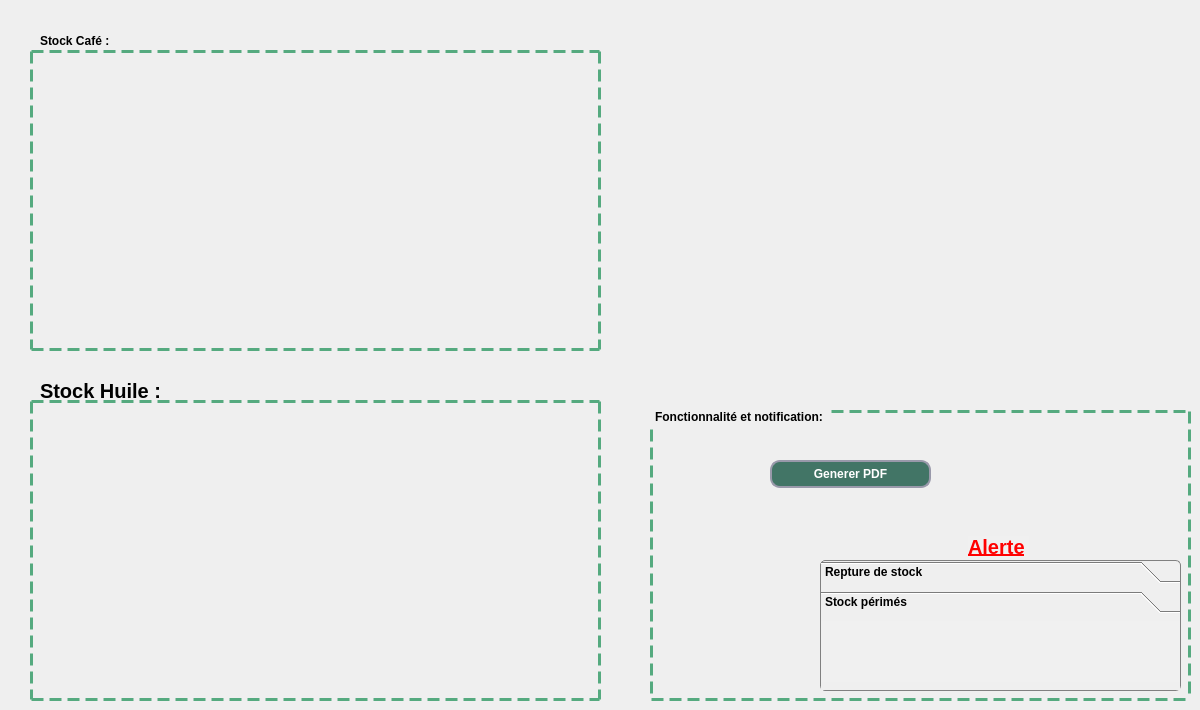
     <widget class="QWidget" name="tab">
      <attribute name="title">
       <string>Etude_stock</string>
      </attribute>
      <widget class="QLabel" name="label_2">
       <property name="geometry">
        <rect>
         <x>40</x>
         <y>30</y>
         <width>271</width>
         <height>21</height>
        </rect>
       </property>
       <property name="styleSheet">
        <string notr="true">QLabel{
font: 75 15pt &quot;MS Shell Dlg 2&quot;;
font-weight: bold;}
</string>
       </property>
       <property name="text">
        <string>Stock Café :</string>
       </property>
      </widget>
      <widget class="QLabel" name="label_3">
       <property name="geometry">
        <rect>
         <x>40</x>
         <y>380</y>
         <width>191</width>
         <height>21</height>
        </rect>
       </property>
       <property name="font">
        <font>
         <family>MS Shell Dlg 2</family>
         <pointsize>15</pointsize>
         <weight>75</weight>
         <italic>false</italic>
         <bold>true</bold>
        </font>
       </property>
       <property name="styleSheet">
        <string notr="true">QLabel{
font: 75 15pt &quot;MS Shell Dlg 2&quot;;
font-weight: bold;}
</string>
       </property>
       <property name="text">
        <string>Stock Huile :</string>
       </property>
      </widget>
      <widget class="QGroupBox" name="groupBox_2">
       <property name="geometry">
        <rect>
         <x>650</x>
         <y>410</y>
         <width>541</width>
         <height>291</height>
        </rect>
       </property>
       <property name="styleSheet">
        <string notr="true">QGroupBox {
    border: 3px dashed rgb(85, 170, 127);
    margin-top: 1ex; /* leave space at the top for the title */
font: 75 9pt &quot;MS Shell Dlg 2&quot;;
font-weight: bold;
}

QGroupBox::title {
    subcontrol-origin: margin;
    padding: 0 3px;
}</string>
       </property>
       <property name="title">
        <string>Fonctionnalité et notification:</string>
       </property>
       <widget class="QPushButton" name="pushButton_4">
        <property name="geometry">
         <rect>
          <x>120</x>
          <y>50</y>
          <width>161</width>
          <height>28</height>
         </rect>
        </property>
        <property name="styleSheet">
         <string notr="true">QPushButton{
 background: rgb(66, 117, 102);
border-radius:10px;
border-style:solid;
border-width:2px;
border-color:#9999aa;
color:white;
font: 75 8pt &quot;MS Shell Dlg 2&quot;;
font-weight: bold;
}
QPushButton:enabled{
 background-color: rgb(66, 117, 102);
color:white;
}

QPushButton:pressed{
 background-color: qlineargradient(spread:pad, x1:0.5, y1:0.0342727, x2:0.5, y2:1, stop:0 rgba(0, 255, 255, 255), stop:1 rgba(255, 255, 255, 255));
color:#fffffe;
}

QPushButton:hover:!pressed{
 background-color:   rgb(221,222,217);
color:#0c2f70;
}

QPushButton:disabled{
background-color:rgb(66, 117, 102);
color:#ffffff;
}
</string>
        </property>
        <property name="text">
         <string>Generer PDF</string>
        </property>
       </widget>
       <widget class="QLabel" name="label_16">
        <property name="geometry">
         <rect>
          <x>30</x>
          <y>30</y>
          <width>61</width>
          <height>61</height>
         </rect>
        </property>
        <property name="text">
         <string/>
        </property>
        <property name="pixmap">
         <pixmap>../../Downloads/331585408_556456159849722_8965214278401908655_n (1).png</pixmap>
        </property>
        <property name="scaledContents">
         <bool>true</bool>
        </property>
       </widget>
       <widget class="QToolBox" name="toolBox_2">
        <property name="geometry">
         <rect>
          <x>170</x>
          <y>150</y>
          <width>361</width>
          <height>131</height>
         </rect>
        </property>
        <property name="palette">
         <palette>
          <active>
           <colorrole role="Button">
            <brush brushstyle="LinearGradientPattern">
             <gradient startx="0.000000000000000" starty="0.000000000000000" endx="1.000000000000000" endy="0.000000000000000" type="LinearGradient" spread="PadSpread" coordinatemode="ObjectBoundingMode">
              <gradientstop position="0.000000000000000">
               <color alpha="255">
                <red>225</red>
                <green>225</green>
                <blue>225</blue>
               </color>
              </gradientstop>
              <gradientstop position="0.400000000000000">
               <color alpha="255">
                <red>221</red>
                <green>221</green>
                <blue>221</blue>
               </color>
              </gradientstop>
              <gradientstop position="0.500000000000000">
               <color alpha="255">
                <red>216</red>
                <green>216</green>
                <blue>216</blue>
               </color>
              </gradientstop>
              <gradientstop position="1.000000000000000">
               <color alpha="255">
                <red>211</red>
                <green>211</green>
                <blue>211</blue>
               </color>
              </gradientstop>
             </gradient>
            </brush>
           </colorrole>
           <colorrole role="Base">
            <brush brushstyle="LinearGradientPattern">
             <gradient startx="0.000000000000000" starty="0.000000000000000" endx="1.000000000000000" endy="0.000000000000000" type="LinearGradient" spread="PadSpread" coordinatemode="ObjectBoundingMode">
              <gradientstop position="0.000000000000000">
               <color alpha="255">
                <red>225</red>
                <green>225</green>
                <blue>225</blue>
               </color>
              </gradientstop>
              <gradientstop position="0.400000000000000">
               <color alpha="255">
                <red>221</red>
                <green>221</green>
                <blue>221</blue>
               </color>
              </gradientstop>
              <gradientstop position="0.500000000000000">
               <color alpha="255">
                <red>216</red>
                <green>216</green>
                <blue>216</blue>
               </color>
              </gradientstop>
              <gradientstop position="1.000000000000000">
               <color alpha="255">
                <red>211</red>
                <green>211</green>
                <blue>211</blue>
               </color>
              </gradientstop>
             </gradient>
            </brush>
           </colorrole>
           <colorrole role="Window">
            <brush brushstyle="LinearGradientPattern">
             <gradient startx="0.000000000000000" starty="0.000000000000000" endx="1.000000000000000" endy="0.000000000000000" type="LinearGradient" spread="PadSpread" coordinatemode="ObjectBoundingMode">
              <gradientstop position="0.000000000000000">
               <color alpha="255">
                <red>225</red>
                <green>225</green>
                <blue>225</blue>
               </color>
              </gradientstop>
              <gradientstop position="0.400000000000000">
               <color alpha="255">
                <red>221</red>
                <green>221</green>
                <blue>221</blue>
               </color>
              </gradientstop>
              <gradientstop position="0.500000000000000">
               <color alpha="255">
                <red>216</red>
                <green>216</green>
                <blue>216</blue>
               </color>
              </gradientstop>
              <gradientstop position="1.000000000000000">
               <color alpha="255">
                <red>211</red>
                <green>211</green>
                <blue>211</blue>
               </color>
              </gradientstop>
             </gradient>
            </brush>
           </colorrole>
          </active>
          <inactive>
           <colorrole role="Button">
            <brush brushstyle="LinearGradientPattern">
             <gradient startx="0.000000000000000" starty="0.000000000000000" endx="1.000000000000000" endy="0.000000000000000" type="LinearGradient" spread="PadSpread" coordinatemode="ObjectBoundingMode">
              <gradientstop position="0.000000000000000">
               <color alpha="255">
                <red>225</red>
                <green>225</green>
                <blue>225</blue>
               </color>
              </gradientstop>
              <gradientstop position="0.400000000000000">
               <color alpha="255">
                <red>221</red>
                <green>221</green>
                <blue>221</blue>
               </color>
              </gradientstop>
              <gradientstop position="0.500000000000000">
               <color alpha="255">
                <red>216</red>
                <green>216</green>
                <blue>216</blue>
               </color>
              </gradientstop>
              <gradientstop position="1.000000000000000">
               <color alpha="255">
                <red>211</red>
                <green>211</green>
                <blue>211</blue>
               </color>
              </gradientstop>
             </gradient>
            </brush>
           </colorrole>
           <colorrole role="Base">
            <brush brushstyle="LinearGradientPattern">
             <gradient startx="0.000000000000000" starty="0.000000000000000" endx="1.000000000000000" endy="0.000000000000000" type="LinearGradient" spread="PadSpread" coordinatemode="ObjectBoundingMode">
              <gradientstop position="0.000000000000000">
               <color alpha="255">
                <red>225</red>
                <green>225</green>
                <blue>225</blue>
               </color>
              </gradientstop>
              <gradientstop position="0.400000000000000">
               <color alpha="255">
                <red>221</red>
                <green>221</green>
                <blue>221</blue>
               </color>
              </gradientstop>
              <gradientstop position="0.500000000000000">
               <color alpha="255">
                <red>216</red>
                <green>216</green>
                <blue>216</blue>
               </color>
              </gradientstop>
              <gradientstop position="1.000000000000000">
               <color alpha="255">
                <red>211</red>
                <green>211</green>
                <blue>211</blue>
               </color>
              </gradientstop>
             </gradient>
            </brush>
           </colorrole>
           <colorrole role="Window">
            <brush brushstyle="LinearGradientPattern">
             <gradient startx="0.000000000000000" starty="0.000000000000000" endx="1.000000000000000" endy="0.000000000000000" type="LinearGradient" spread="PadSpread" coordinatemode="ObjectBoundingMode">
              <gradientstop position="0.000000000000000">
               <color alpha="255">
                <red>225</red>
                <green>225</green>
                <blue>225</blue>
               </color>
              </gradientstop>
              <gradientstop position="0.400000000000000">
               <color alpha="255">
                <red>221</red>
                <green>221</green>
                <blue>221</blue>
               </color>
              </gradientstop>
              <gradientstop position="0.500000000000000">
               <color alpha="255">
                <red>216</red>
                <green>216</green>
                <blue>216</blue>
               </color>
              </gradientstop>
              <gradientstop position="1.000000000000000">
               <color alpha="255">
                <red>211</red>
                <green>211</green>
                <blue>211</blue>
               </color>
              </gradientstop>
             </gradient>
            </brush>
           </colorrole>
          </inactive>
          <disabled>
           <colorrole role="Button">
            <brush brushstyle="LinearGradientPattern">
             <gradient startx="0.000000000000000" starty="0.000000000000000" endx="1.000000000000000" endy="0.000000000000000" type="LinearGradient" spread="PadSpread" coordinatemode="ObjectBoundingMode">
              <gradientstop position="0.000000000000000">
               <color alpha="255">
                <red>225</red>
                <green>225</green>
                <blue>225</blue>
               </color>
              </gradientstop>
              <gradientstop position="0.400000000000000">
               <color alpha="255">
                <red>221</red>
                <green>221</green>
                <blue>221</blue>
               </color>
              </gradientstop>
              <gradientstop position="0.500000000000000">
               <color alpha="255">
                <red>216</red>
                <green>216</green>
                <blue>216</blue>
               </color>
              </gradientstop>
              <gradientstop position="1.000000000000000">
               <color alpha="255">
                <red>211</red>
                <green>211</green>
                <blue>211</blue>
               </color>
              </gradientstop>
             </gradient>
            </brush>
           </colorrole>
           <colorrole role="Base">
            <brush brushstyle="LinearGradientPattern">
             <gradient startx="0.000000000000000" starty="0.000000000000000" endx="1.000000000000000" endy="0.000000000000000" type="LinearGradient" spread="PadSpread" coordinatemode="ObjectBoundingMode">
              <gradientstop position="0.000000000000000">
               <color alpha="255">
                <red>225</red>
                <green>225</green>
                <blue>225</blue>
               </color>
              </gradientstop>
              <gradientstop position="0.400000000000000">
               <color alpha="255">
                <red>221</red>
                <green>221</green>
                <blue>221</blue>
               </color>
              </gradientstop>
              <gradientstop position="0.500000000000000">
               <color alpha="255">
                <red>216</red>
                <green>216</green>
                <blue>216</blue>
               </color>
              </gradientstop>
              <gradientstop position="1.000000000000000">
               <color alpha="255">
                <red>211</red>
                <green>211</green>
                <blue>211</blue>
               </color>
              </gradientstop>
             </gradient>
            </brush>
           </colorrole>
           <colorrole role="Window">
            <brush brushstyle="LinearGradientPattern">
             <gradient startx="0.000000000000000" starty="0.000000000000000" endx="1.000000000000000" endy="0.000000000000000" type="LinearGradient" spread="PadSpread" coordinatemode="ObjectBoundingMode">
              <gradientstop position="0.000000000000000">
               <color alpha="255">
                <red>225</red>
                <green>225</green>
                <blue>225</blue>
               </color>
              </gradientstop>
              <gradientstop position="0.400000000000000">
               <color alpha="255">
                <red>221</red>
                <green>221</green>
                <blue>221</blue>
               </color>
              </gradientstop>
              <gradientstop position="0.500000000000000">
               <color alpha="255">
                <red>216</red>
                <green>216</green>
                <blue>216</blue>
               </color>
              </gradientstop>
              <gradientstop position="1.000000000000000">
               <color alpha="255">
                <red>211</red>
                <green>211</green>
                <blue>211</blue>
               </color>
              </gradientstop>
             </gradient>
            </brush>
           </colorrole>
          </disabled>
         </palette>
        </property>
        <property name="font">
         <font>
          <weight>75</weight>
          <bold>true</bold>
          <underline>false</underline>
          <strikeout>false</strikeout>
          <kerning>true</kerning>
         </font>
        </property>
        <property name="mouseTracking">
         <bool>false</bool>
        </property>
        <property name="tabletTracking">
         <bool>false</bool>
        </property>
        <property name="styleSheet">
         <string notr="true">QToolBox {
background: qlineargradient(x1:0, y1:0, x2:1, y2:0,
stop:0 #E1E1E1, stop: 0.4 #DDDDDD,
stop: 0.5 #D8D8D8, stop: 1.0 #D3D3D3);
border: 1px solid gray;
border-radius: 5px;

}

QToolBox ::hover {
background: #d0d0d0;
}
QToolBox ::pressed {
 background: rgb(66, 117, 102);
}

QToolBox ::down-arrow {
width: 0;
height: 0;
border-style: solid;
border-width: 6px 6px 0 6px;
border-color: gray transparent transparent transparent;
}
QToolBox ::drop-down {
subcontrol-origin: padding;
subcontrol-position: top right;
width: 20px;
border-left-width: 1px;
border-left-color: gray;
border-left-style: solid;
border-top-right-radius: 3px;
border-bottom-right-radius: 3px;
background: qlineargradient(x1: 0, y1: 0, x2: 1, y2: 1, stop: 0 #f0f0f0, stop: 1 #d8d8d8);

}


</string>
        </property>
        <property name="currentIndex">
         <number>1</number>
        </property>
        <property name="tabSpacing">
         <number>8</number>
        </property>
        <widget class="QWidget" name="page_13">
         <property name="geometry">
          <rect>
           <x>0</x>
           <y>0</y>
           <width>359</width>
           <height>65</height>
          </rect>
         </property>
         <attribute name="label">
          <string>Repture de stock</string>
         </attribute>
         <widget class="QLabel" name="label_37">
          <property name="geometry">
           <rect>
            <x>300</x>
            <y>0</y>
            <width>61</width>
            <height>61</height>
           </rect>
          </property>
          <property name="styleSheet">
           <string notr="true">QLabel{
	background: rgb(240, 240, 240);
	}</string>
          </property>
          <property name="text">
           <string/>
          </property>
          <property name="pixmap">
           <pixmap>../../Downloads/331430109_901253524357909_6677201790829374939_n.png</pixmap>
          </property>
          <property name="scaledContents">
           <bool>true</bool>
          </property>
         </widget>
         <widget class="QLabel" name="label_alerte">
          <property name="geometry">
           <rect>
            <x>0</x>
            <y>0</y>
            <width>301</width>
            <height>61</height>
           </rect>
          </property>
          <property name="styleSheet">
           <string notr="true">QLabel{
	background: rgb(240, 240, 240);
	}</string>
          </property>
          <property name="text">
           <string/>
          </property>
          <property name="scaledContents">
           <bool>true</bool>
          </property>
         </widget>
        </widget>
        <widget class="QWidget" name="page_14">
         <property name="geometry">
          <rect>
           <x>0</x>
           <y>0</y>
           <width>359</width>
           <height>65</height>
          </rect>
         </property>
         <attribute name="label">
          <string>Stock périmés</string>
         </attribute>
         <widget class="QLabel" name="label_38">
          <property name="geometry">
           <rect>
            <x>300</x>
            <y>0</y>
            <width>61</width>
            <height>61</height>
           </rect>
          </property>
          <property name="styleSheet">
           <string notr="true">QLabel{
	background: rgb(240, 240, 240);
	}</string>
          </property>
          <property name="text">
           <string/>
          </property>
          <property name="pixmap">
           <pixmap>../../Downloads/331430109_901253524357909_6677201790829374939_n.png</pixmap>
          </property>
          <property name="scaledContents">
           <bool>true</bool>
          </property>
         </widget>
         <widget class="QLabel" name="label_alerte_2">
          <property name="geometry">
           <rect>
            <x>0</x>
            <y>0</y>
            <width>301</width>
            <height>61</height>
           </rect>
          </property>
          <property name="styleSheet">
           <string notr="true">QLabel{
	background: rgb(240, 240, 240);
	}</string>
          </property>
          <property name="text">
           <string/>
          </property>
          <property name="scaledContents">
           <bool>true</bool>
          </property>
         </widget>
        </widget>
       </widget>
       <widget class="QLabel" name="label_28">
        <property name="enabled">
         <bool>true</bool>
        </property>
        <property name="geometry">
         <rect>
          <x>318</x>
          <y>126</y>
          <width>61</width>
          <height>21</height>
         </rect>
        </property>
        <property name="font">
         <font>
          <pointsize>15</pointsize>
          <weight>75</weight>
          <bold>true</bold>
          <underline>true</underline>
         </font>
        </property>
        <property name="acceptDrops">
         <bool>false</bool>
        </property>
        <property name="autoFillBackground">
         <bool>false</bool>
        </property>
        <property name="styleSheet">
         <string notr="true">QLabel{
	background:rgb(240, 240, 240);
  color:rgb(255, 0, 0);
	}</string>
        </property>
        <property name="text">
         <string>Alerte</string>
        </property>
       </widget>
      </widget>
      <widget class="QLabel" name="label_stat">
       <property name="geometry">
        <rect>
         <x>30</x>
         <y>50</y>
         <width>571</width>
         <height>301</height>
        </rect>
       </property>
       <property name="styleSheet">
        <string notr="true">QLabel {
    border: 3px dashed rgb(85, 170, 127);
    margin-top: 1ex; /* leave space at the top for the title */
font: 75 9pt &quot;MS Shell Dlg 2&quot;;
font-weight: bold;
}

</string>
       </property>
       <property name="text">
        <string/>
       </property>
      </widget>
      <widget class="QLabel" name="label_stat_2">
       <property name="geometry">
        <rect>
         <x>30</x>
         <y>400</y>
         <width>571</width>
         <height>301</height>
        </rect>
       </property>
       <property name="styleSheet">
        <string notr="true">QLabel {
    border: 3px dashed rgb(85, 170, 127);
    margin-top: 1ex; /* leave space at the top for the title */
font: 75 9pt &quot;MS Shell Dlg 2&quot;;
font-weight: bold;
}

</string>
       </property>
       <property name="text">
        <string/>
       </property>
      </widget>
     </widget>
